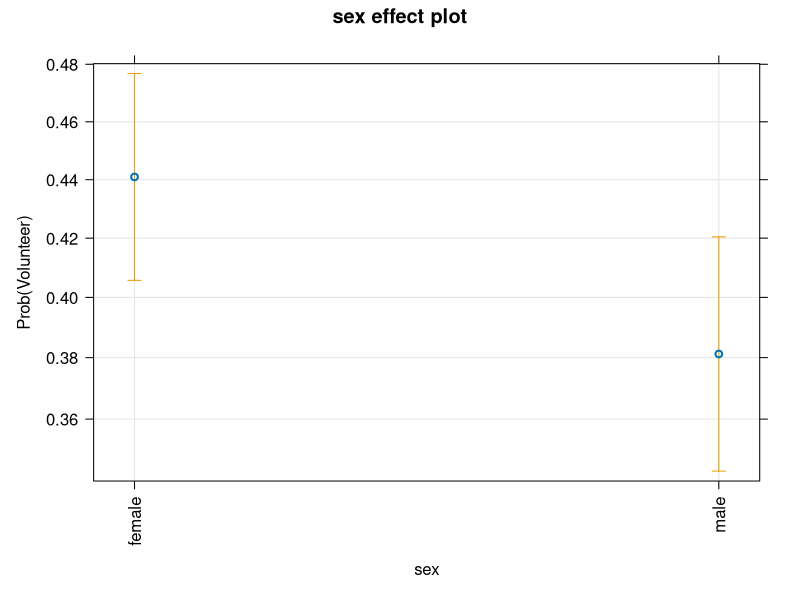
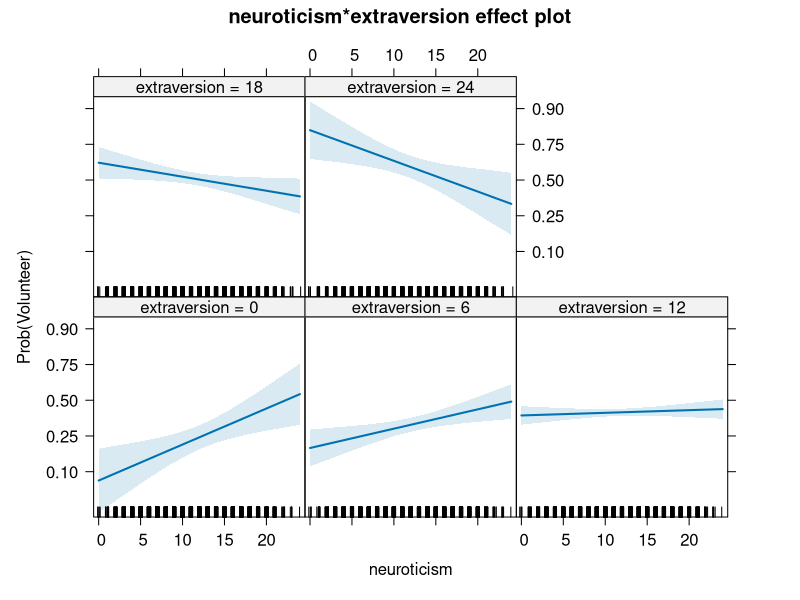
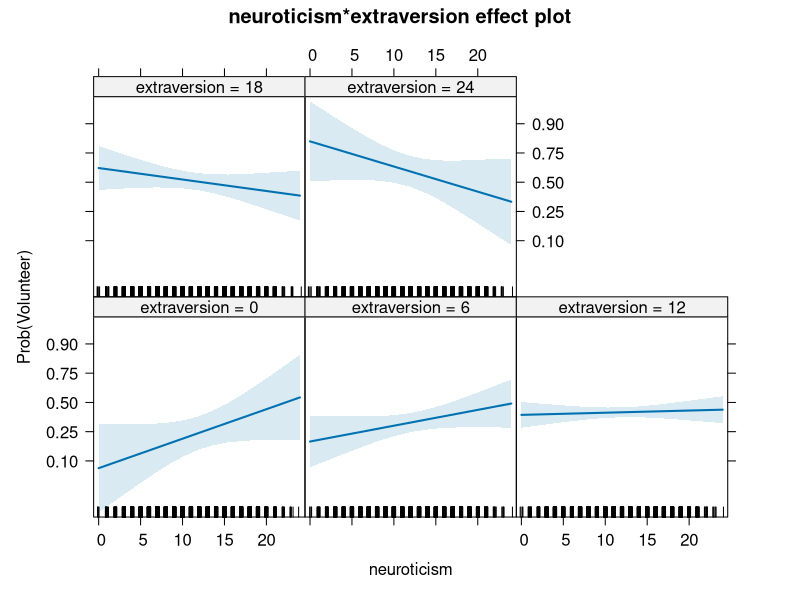
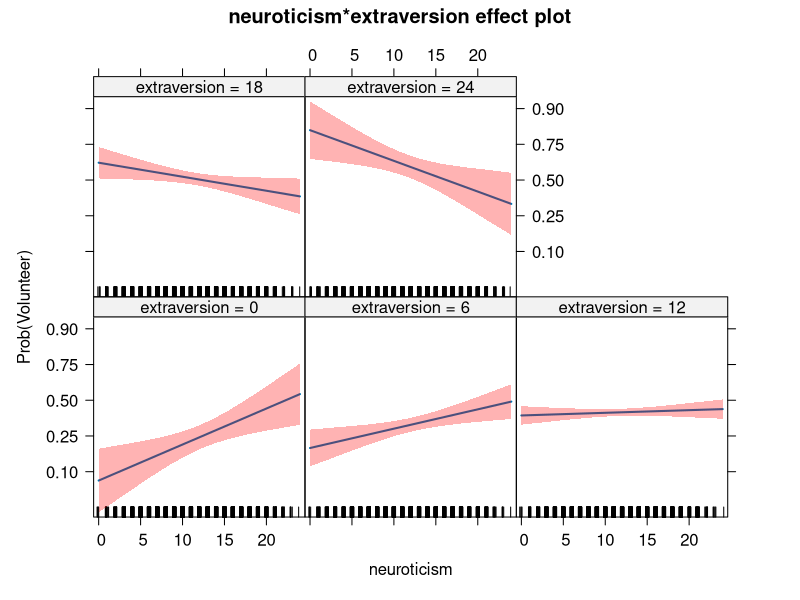
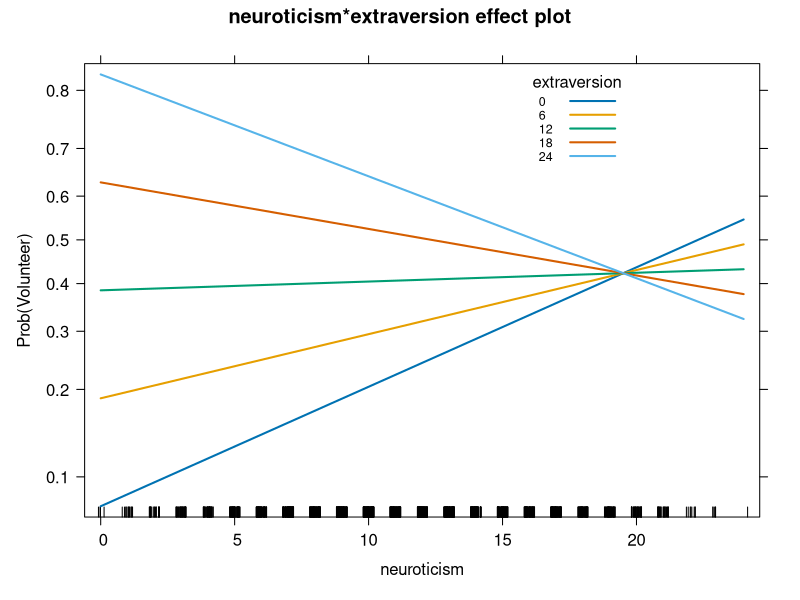
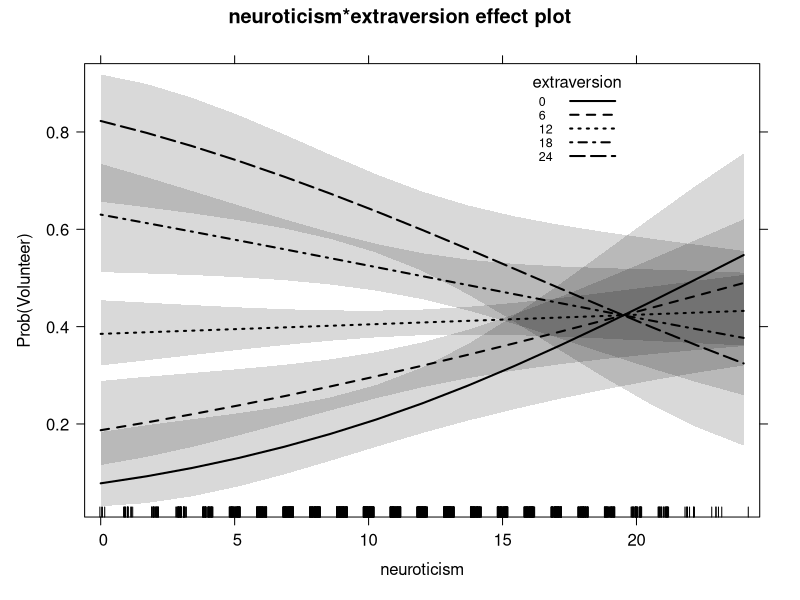
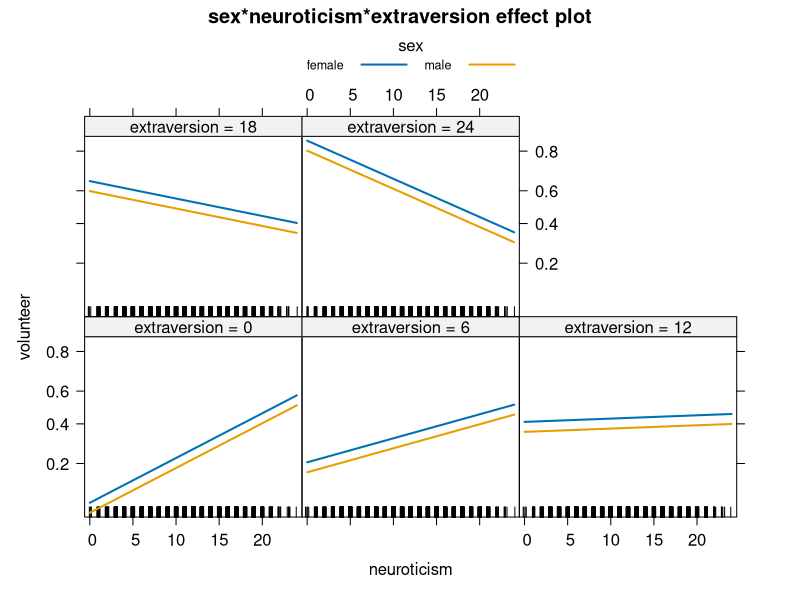
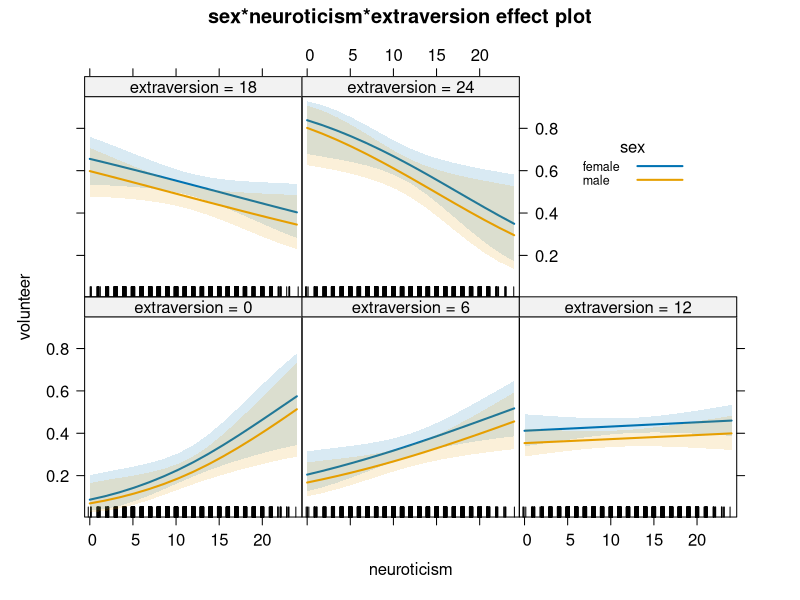

Write the R code that produced these figures, in order.
library(effects)


### Name: summary.eff
### Title: Summarizing, Printing, and Plotting Effects
### Aliases: print.eff print.effpoly print.efflatent print.efflist
###   print.mlm.efflist print.summary.eff summary.eff summary.effpoly
###   summary.efflatent summary.efflist summary.mlm.efflist plot.eff
###   plot.effpoly plot.efflist plot.mlm.efflist setStrip restoreStrip
###   [.efflist
### Keywords: hplot models

### ** Examples

# also see examples in ?effect

mod.cowles <- glm(volunteer ~ sex + neuroticism*extraversion,
                  data=Cowles, family=binomial)
eff.cowles <- allEffects(mod.cowles, xlevels=list(extraversion=seq(0, 24, 6)))
eff.cowles
as.data.frame(eff.cowles[[2]]) # neuroticism*extraversion interaction

plot(eff.cowles, 'sex', axes=list(y=list(lab="Prob(Volunteer)"),
                                  x=list(rotate=90)),
     lines=list(lty=0), grid=TRUE)

plot(eff.cowles, 'neuroticism:extraversion',
     axes=list(y=list(lab="Prob(Volunteer)",
        ticks=list(at=c(.1,.25,.5,.75,.9)))))

plot(Effect(c("neuroticism", "extraversion"), mod.cowles,
            se=list(type="Scheffe"),
            xlevels=list(extraversion=seq(0, 24, 6))),
     axes=list(y=list(lab="Prob(Volunteer)",
        ticks=list(at=c(.1,.25,.5,.75,.9)))))

## No test: 
    # change color of the confidence bands to 'black' with .15 transparency
plot(eff.cowles, 'neuroticism:extraversion',
     axes=list(y=list(lab="Prob(Volunteer)",
                      ticks=list(at=c(.1,.25,.5,.75,.9)))),
     confint=list(col="red", alpha=.3))

plot(eff.cowles, 'neuroticism:extraversion',
     lines=list(multiline=TRUE),
     axes=list(y=list(lab="Prob(Volunteer)")),
     lattice=list(key.args = list(x = 0.65, y = 0.99, corner = c(0, 1))))

# use probability scale in place of logit scale, all lines are black.
plot(eff.cowles, 'neuroticism:extraversion',
     lines=list(multiline=TRUE, lty=1:8, col="black"),
     axes=list(y=list(type="response", lab="Prob(Volunteer)")),
     lattice=list(key.args = list(x = 0.65, y = 0.99, corner = c(0, 1))),
     confint=list(style="bands"))

plot(effect('sex:neuroticism:extraversion', mod.cowles,
            xlevels=list(extraversion=seq(0, 24, 6))),
     lines=list(multiline=TRUE))

plot(effect('sex:neuroticism:extraversion', mod.cowles,
            xlevels=list(extraversion=seq(0, 24, 6))),
     lines=list(multiline=TRUE),
     axes=list(y=list(type="response")),
     confint=list(style="bands"),
     lattice=list(key.args = list(x=0.75, y=0.75, corner=c(0, 0))))
## End(No test)

if (require(nnet)){
    mod.beps <- multinom(vote ~ age + gender + economic.cond.national +
                             economic.cond.household + Blair + Hague + Kennedy +
                             Europe*political.knowledge, data=BEPS)
    ## No test: 
    plot(effect("Europe*political.knowledge", mod.beps,
                xlevels=list(political.knowledge=0:3)))
    
## End(No test)

    plot(effect("Europe*political.knowledge", mod.beps,
                xlevels=list(political.knowledge=0:3),
                fixed.predictors=list(given.values=c(gendermale=0.5))),
         axes=list(y=list(style="stacked"), x=list(rug=FALSE), grid=TRUE),
         lines=list(col=c("blue", "red", "orange")))
}

if (require(MASS)){
    mod.wvs <- polr(poverty ~ gender + religion + degree + country*poly(age,3),
                    data=WVS)
    plot(effect("country*poly(age, 3)", mod.wvs))

    ## No test: 
    plot(effect("country*poly(age, 3)", mod.wvs), lines=list(multiline=TRUE))
    plot(effect("country*poly(age, 3)", mod.wvs),
         axes=list(y=list(style="stacked")),
         lines=list(col=c("gray75", "gray50", "gray25")))

    plot(effect("country*poly(age, 3)", latent=TRUE, mod.wvs))
    
## End(No test)
}

mod.pres <- lm(prestige ~ log(income, 10) + poly(education, 3) + poly(women, 2),
               data=Prestige)
eff.pres <- allEffects(mod.pres)
## No test: 
plot(eff.pres)
plot(eff.pres[1:2])
## End(No test)
plot(eff.pres[1],
     axes=list(x=list(income=list(transform=list(
         trans=log10, inverse=function(x) 10^x),
         ticks=list(at=c(1000, 2000, 5000, 10000, 20000))))))
